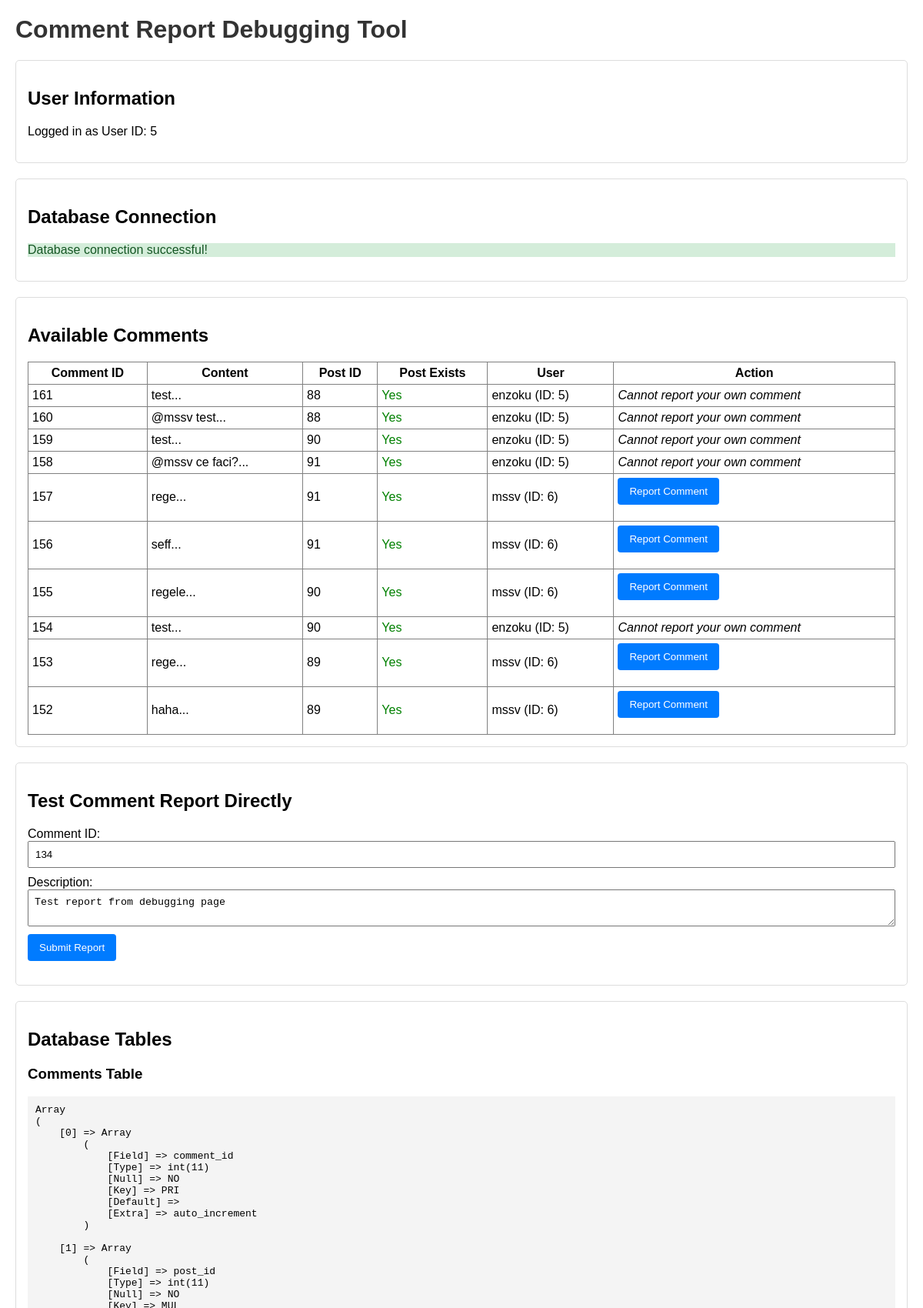
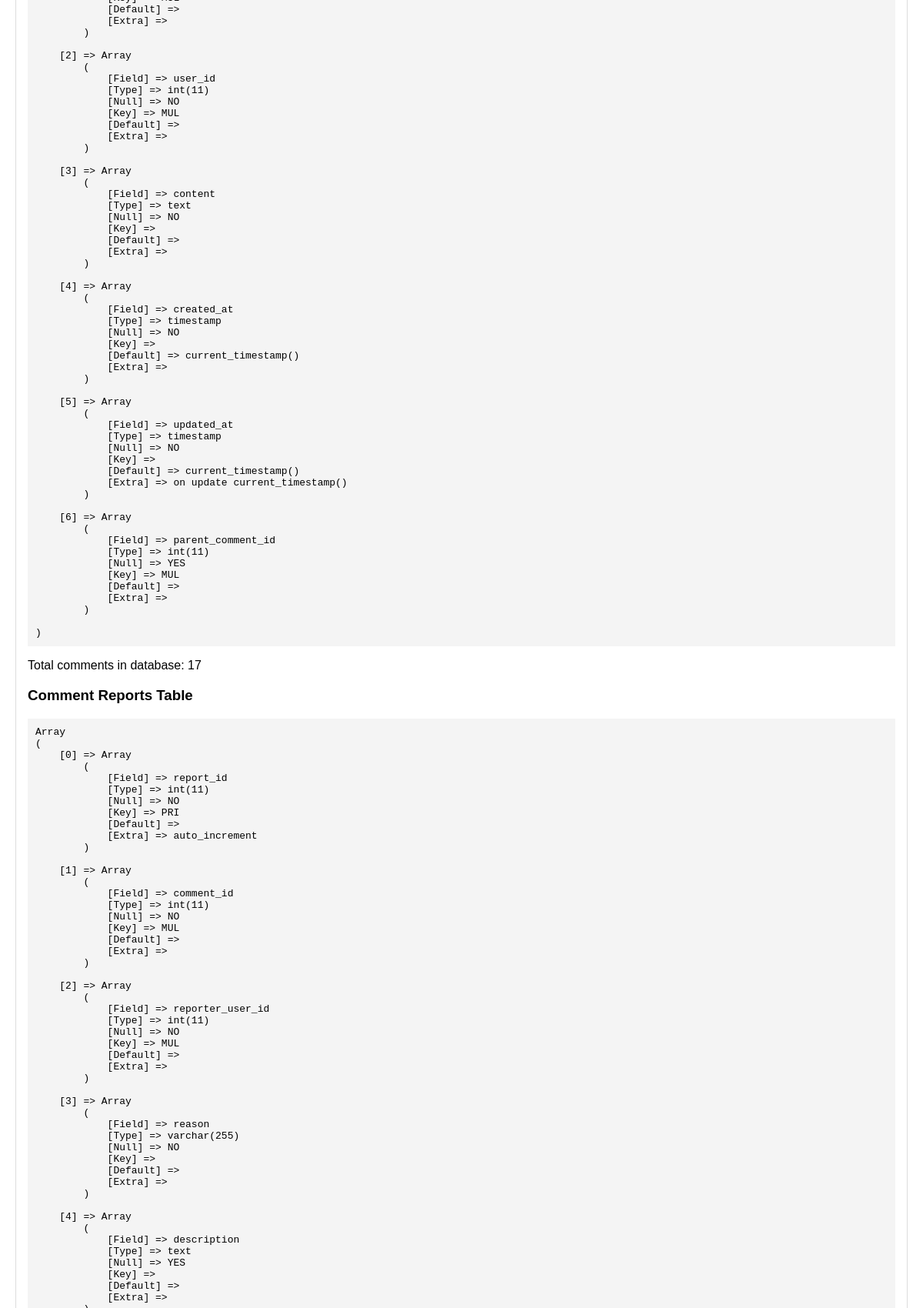
Screenshot of /test_comment_report.php (signed in, upper part) with the database file from the repository (2 pictures, top to bottom).
### tables this page shows
CREATE TABLE `comments` (
  `comment_id` int(11) NOT NULL,
  `post_id` int(11) NOT NULL,
  `user_id` int(11) NOT NULL,
  `content` text NOT NULL,
  `created_at` timestamp NOT NULL DEFAULT current_timestamp(),
  `updated_at` timestamp NOT NULL DEFAULT current_timestamp() ON UPDATE current_timestamp(),
  `parent_comment_id` int(11) DEFAULT NULL
);

CREATE TABLE `users` (
  `user_id` int(11) NOT NULL,
  `name` varchar(100) NOT NULL,
  `username` varchar(50) NOT NULL,
  `email` varchar(100) NOT NULL,
  `password_hash` varchar(255) NOT NULL,
  `profile_picture` varchar(255) DEFAULT NULL,
  `bio` text DEFAULT NULL,
  `is_verified` tinyint(1) DEFAULT 0,
  `verifybadge` enum('false','pending','true') DEFAULT 'false',
  `role` enum('User','Moderator','Admin','Master_Admin') DEFAULT 'User',
  `isPrivate` tinyint(1) DEFAULT 0,
  `is_banned` tinyint(1) DEFAULT 0,
  `theme_preference` enum('light','dark') DEFAULT 'light',
  `created_at` timestamp NOT NULL DEFAULT current_timestamp(),
  `updated_at` timestamp NOT NULL DEFAULT current_timestamp() ON UPDATE current_timestamp()
);

### test_comment_report.php (the view, shortened to what this page needs)
<?php
echo "<html><head>";
echo "</head><body>";
echo "<h1>Comment Report Debugging Tool</h1>";
require_once 'config/database.php';
echo "<div class='card'>";
echo "<h2>User Information</h2>";
echo "<p>Logged in as User ID: {$_SESSION['user_id']}</p>";
echo "</div>";
echo "<div class='card'>";
echo "<h2>Database Connection</h2>";
if ($pdo) {
    echo "<p class='success'>Database connection successful!</p>";
} else {
    echo "<p class='error'>Database connection failed!</p>";
}
echo "</div>";
echo "<div class='card'>";
echo "<h2>Available Comments</h2>";
try {
    $stmt = $pdo->query("SELECT c.comment_id, c.content, c.post_id, c.user_id, u.username, p.post_id as verified_post_id
                         FROM comments c
                         JOIN users u ON c.user_id = u.user_id
                         LEFT JOIN posts p ON c.post_id = p.post_id
                         ORDER BY c.comment_id DESC LIMIT 10");
    $comments = $stmt->fetchAll(PDO::FETCH_ASSOC);
    if (count($comments) > 0) {
        echo "<table border='1' cellpadding='5' style='width: 100%; border-collapse: collapse;'>";
        echo "<tr><th>Comment ID</th><th>Content</th><th>Post ID</th><th>Post Exists</th><th>User</th><th>Action</th></tr>";
        foreach ($comments as $comment) {
            $postExists = $comment['verified_post_id'] ? 'Yes' : 'No';
            $canReport = ($comment['user_id'] != $_SESSION['user_id']) ? true : false;
            echo "<tr>";
            echo "<td>{$comment['comment_id']}</td>";
            echo "<td>" . htmlspecialchars(substr($comment['content'], 0, 50)) . "...</td>";
            echo "<td>{$comment['post_id']}</td>";
            echo "<td>" . ($postExists == 'Yes' ? '<span style="color:green">Yes</span>' : '<span style="color:red">No</span>') . "</td>";
            echo "<td>{$comment['username']} (ID: {$comment['user_id']})</td>";
            echo "<td>";
            if ($canReport) {
                echo "<form method='post' action='utils/report_comment.php'>";
                echo "<button type='submit' class='btn'>Report Comment</button>";
                echo "</form>";
            } else {
                echo "<em>Cannot report your own comment</em>";
            }
            echo "</td>";
            echo "</tr>";
        }
        echo "</table>";
    } else {
        echo "<p>No comments found in the database.</p>";
    }
} catch (PDOException $e) {
    echo "<p class='error'>Error querying comments: " . $e->getMessage() . "</p>";
}
echo "</div>";
echo "<div class='card'>";
echo "<h2>Test Comment Report Directly</h2>";
echo "<form method='post' action='utils/report_comment.php'>";
echo "<label>Comment ID:</label>";
echo "<input type='number' name='comment_id' value='134'>";
echo "<label>Description:</label>";
echo "<textarea name='description'>Test report from debugging page</textarea>";
echo "<button type='submit' class='btn'>Submit Report</button>";
echo "</form>";
echo "</div>";
echo "<div class='card'>";
echo "<h2>Database Tables</h2>";
try {
    echo "<h3>Comments Table</h3>";
    $result = $pdo->query("SHOW TABLES LIKE 'comments'");
    if ($result->rowCount() > 0) {
        $columns = $pdo->query("DESCRIBE comments")->fetchAll(PDO::FETCH_ASSOC);
        echo "<pre>";
        print_r($columns);
        echo "</pre>";
        $count = $pdo->query("SELECT COUNT(*) as count FROM comments")->fetch(PDO::FETCH_ASSOC);
        echo "<p>Total comments in database: {$count['count']}</p>";
    } else {
        echo "<p class='error'>Comments table does not exist!</p>";
    }
    echo "<h3>Comment Reports Table</h3>";
    $result = $pdo->query("SHOW TABLES LIKE 'comment_reports'");
    if ($result->rowCount() > 0) {
        $columns = $pdo->query("DESCRIBE comment_reports")->fetchAll(PDO::FETCH_ASSOC);
        echo "<pre>";
        print_r($columns);
        echo "</pre>";
    } else {
        echo "<p class='error'>Comment reports table does not exist!</p>";
    }
} catch (PDOException $e) {
    echo "<p class='error'>Error checking database structure: " . $e->getMessage() . "</p>";
}
echo "</div>";
echo "</body></html>";
?>

### test_comment_report.php (style rules this page uses)
body { font-family: Arial, sans-serif; margin: 20px; }
h1 { color: #333; }
.card { border: 1px solid #ddd; padding: 15px; margin-bottom: 20px; border-radius: 5px; }
.success { background-color: #d4edda; color: #155724; }
pre { background: #f4f4f4; padding: 10px; overflow: auto; }
.btn { background: #007bff; color: white; border: none; padding: 10px 15px; cursor: pointer; border-radius: 4px; }
input, textarea { width: 100%; padding: 8px; margin-bottom: 10px; }

### rows the page displays
comments: comment_id "161", content "test", post "88", user.username "enzoku", user "5", shows "Cannot report your own comment"
comments: comment_id "160", content "@mssv test", post "88", user.username "enzoku", user "5", shows "Cannot report your own comment"
comments: comment_id "159", content "test", post "90", user.username "enzoku", user "5", shows "Cannot report your own comment"
comments: comment_id "158", content "@mssv ce faci?", post "91", user.username "enzoku", user "5", shows "Cannot report your own comment"
comments: comment_id "157", content "rege", post "91", user.username "mssv", user "6"
comments: comment_id "156", content "seff", post "91", user.username "mssv", user "6"
comments: comment_id "155", content "regele", post "90", user.username "mssv", user "6"
comments: comment_id "154", content "test", post "90", user.username "enzoku", user "5", shows "Cannot report your own comment"
comments: comment_id "153", content "rege", post "89", user.username "mssv", user "6"
comments: comment_id "152", content "haha", post "89", user.username "mssv", user "6"

### other values shown
$_SESSION['user_id'] "5"
$count['count'] "17"
